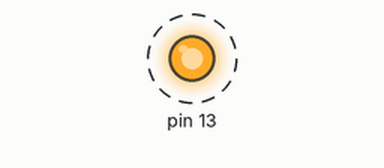
Recording of a sketch running on a simulated Arduino Uno, built with avr-gcc and run on an emulated ATmega328P. On the bench: output pins drawn as LEDs (lit = HIGH). Dashed ring = blinking. What the sketch prints to the serial monitor is not drawn.

Above: at 0.02 s.
Timing chart, 0 to 3.0 s (numbered marks = the images above):
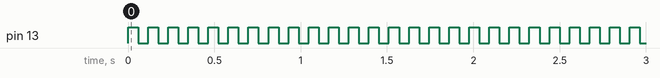

The sketch:

LUT.ino
```cpp
/*!\name     lookup table.c
 *
 * \brief    Function vs LookUp Table Benchmark
 *           Performs thousands of function calls
 *
 *
 * \author    Juan Gago
 *
 */

// Use the following line to use LUT. Comment it for regular function.
#define USE_LUT

// Use the following line to calculate logarithm. Comment it for squares.
#define USE_LOG

// Use the following line to report back to the serial monitor.
#define MEASURE

#define MASK(x) ((unsigned char)(1<<x))

#ifdef MEASURE
  uint32_t StartTime, CurrentTime;
#endif

// LookUp Table for the base 10 logarithm of 0 through 255.
const double log_LUT[256] = { 1.0E-30,0.000000,0.693147,1.098612,1.386294,
1.609438,1.791759,1.945910,2.079442,2.197225,2.302585,2.397895,2.484907,
2.564949,2.639057,2.708050,2.772589,2.833213,2.890372,2.944439,2.995732,
3.044522,3.091042,3.135494,3.178054,3.218876,3.258097,3.295837,3.332205,
3.367296,3.401197,3.433987,3.465736,3.496508,3.526361,3.555348,3.583519,
3.610918,3.637586,3.663562,3.688879,3.713572,3.737670,3.761200,3.784190,
3.806662,3.828641,3.850148,3.871201,3.891820,3.912023,3.931826,3.951244,
3.970292,3.988984,4.007333,4.025352,4.043051,4.060443,4.077537,4.094345,
4.110874,4.127134,4.143135,4.158883,4.174387,4.189655,4.204693,4.219508,
4.234107,4.248495,4.262680,4.276666,4.290459,4.304065,4.317488,4.330733,
4.343805,4.356709,4.369448,4.382027,4.394449,4.406719,4.418841,4.430817,
4.442651,4.454347,4.465908,4.477337,4.488636,4.499810,4.510860,4.521789,
4.532599,4.543295,4.553877,4.564348,4.574711,4.584967,4.595120,4.605170,
4.615121,4.624973,4.634729,4.644391,4.653960,4.663439,4.672829,4.682131,
4.691348,4.700480,4.709530,4.718499,4.727388,4.736198,4.744932,4.753590,
4.762174,4.770685,4.779123,4.787492,4.795791,4.804021,4.812184,4.820282,
4.828314,4.836282,4.844187,4.852030,4.859812,4.867534,4.875197,4.882802,
4.890349,4.897840,4.905275,4.912655,4.919981,4.927254,4.934474,4.941642,
4.948760,4.955827,4.962845,4.969813,4.976734,4.983607,4.990433,4.997212,
5.003946,5.010635,5.017280,5.023881,5.030438,5.036953,5.043425,5.049856,
5.056246,5.062595,5.068904,5.075174,5.081404,5.087596,5.093750,5.099866,
5.105945,5.111988,5.117994,5.123964,5.129899,5.135798,5.141664,5.147494,
5.153292,5.159055,5.164786,5.170484,5.176150,5.181784,5.187386,5.192957,
5.198497,5.204007,5.209486,5.214936,5.220356,5.225747,5.231109,5.236442,
5.241747,5.247024,5.252273,5.257495,5.262690,5.267858,5.273000,5.278115,
5.283204,5.288267,5.293305,5.298317,5.303305,5.308268,5.313206,5.318120,
5.323010,5.327876,5.332719,5.337538,5.342334,5.347108,5.351858,5.356586,
5.361292,5.365976,5.370638,5.375278,5.379897,5.384495,5.389072,5.393628,
5.398163,5.402677,5.407172,5.411646,5.416100,5.420535,5.424950,5.429346,
5.433722,5.438079,5.442418,5.446737,5.451038,5.455321,5.459586,5.463832,
5.468060,5.472271,5.476464,5.480639,5.484797,5.488938,5.493061,5.497168,
5.501258,5.505332,5.509388,5.513429,5.517453,5.521461,5.525453,5.529429,
5.533389,5.537334,5.541264};

// LookUp Table for the square of 0 through 255.
const uint16_t sq_LUT[256] = {0,1,4,9,16,25,36,49,64,81,100,121,144,
                        169,196,225,256,289,324,361,400,441,484,
                        529,576,625,676,729,784,841,900,961,1024,
                        1089,1156,1225,1296,1369,1444,1521,1600,
                        1681,1764,1849,1936,2025,2116,2209,2304,
                        2401,2500,2601,2704,2809,2916,3025,3136,
                        3249,3364,3481,3600,3721,3844,3969,4096,
                        4225,4356,4489,4624,4761,4900,5041,5184,
                        5329,5476,5625,5776,5929,6084,6241,6400,
                        6561,6724,6889,7056,7225,7396,7569,7744,
                        7921,8100,8281,8464,8649,8836,9025,9216,
                        9409,9604,9801,10000,10201,10404,10609,
                        10816,11025,11236,11449,11664,11881,12100,
                        12321,12544,12769,12996,13225,13456,13689,
                        13924,14161,14400,14641,14884,15129,15376,
                        15625,15876,16129,16384,16641,16900,17161,
                        17424,17689,17956,18225,18496,18769,19044,
                        19321,19600,19881,20164,20449,20736,21025,
                        21316,21609,21904,22201,22500,22801,23104,
                        23409,23716,24025,24336,24649,24964,25281,
                        25600,25921,26244,26569,26896,27225,27556,
                        27889,28224,28561,28900,29241,29584,29929,
                        30276,30625,30976,31329,31684,32041,32400,
                        32761,33124,33489,33856,34225,34596,34969,
                        35344,35721,36100,36481,36864,37249,37636,
                        38025,38416,38809,39204,39601,40000,40401,
                        40804,41209,41616,42025,42436,42849,43264,
                        43681,44100,44521,44944,45369,45796,46225,
                        46656,47089,47524,47961,48400,48841,49284,
                        49729,50176,50625,51076,51529,51984,52441,
                        52900,53361,53824,54289,54756,55225,55696,
                        56169,56644,57121,57600,58081,58564,59049,
                        59536,60025,60516,61009,61504,62001,62500,
                        63001,63504,64009,64516,65025};

// Regular function for the square of 0 through 255.
uint16_t sq_func (uint8_t x) {
  uint16_t y;
  y=x*x;
  return y;
}

// x is a placeholder variable to make use of the functions/LUTs.
// It's a double for logarithms, and a 32 bit integer for squares.
#ifdef USE_LOG
  double x=0.0;
#else
  uint32_t x=0;
#endif

void setup() {
  DDRB |= MASK(5);   // The LED pin is output. Mask: 00100000
  Serial.begin(9600);
}

void loop2 (uint8_t i) {
  #ifdef USE_LUT
    #ifdef USE_LOG
      x=log_LUT[i];   // Using Logarithm LookUp Table
    #else
      x=sq_LUT[i];    // Using Square LookUp Table
    #endif
  #else
    #ifdef USE_LOG
      x=log(i);       // Using Logarithm Function from math.h
    #else
      x=sq_func(i);   // Using Square Function, defined above
    #endif
  #endif
}

void loop() {
  PORTB ^= MASK(5);  // Toggle LED

  // j is the main loop variable. Logarithms take longer, so two values are needed.
  #ifdef USE_LOG
    uint32_t  j=100;
  #else
    uint32_t  j=5000;
  #endif

  #ifdef MEASURE
    StartTime = millis();
  #endif

  while(j--) {
    for(uint8_t i=0;i<255;i++) {
      loop2(i); // Call functions 255 times, according to flags
    }
  }

  #ifdef MEASURE
    CurrentTime = millis();
    Serial.print("Took ");
    Serial.print((float)(CurrentTime - StartTime)*0.001,3);
    Serial.print(" seconds\n");
  #endif
}
```

Measured:
- by itself, pin 13: alternates HIGH for 0.06 s and LOW for 0.06 s
